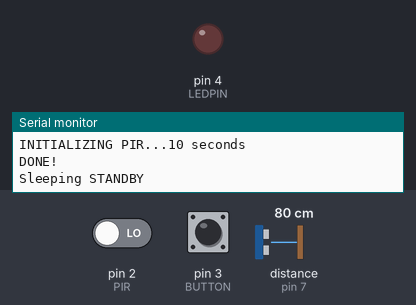
The sketch below on a simulated Arduino Uno, built with avr-gcc and run on an emulated ATmega328P. Shown: output pins drawn as LEDs (lit = HIGH), the last lines printed to the serial monitor. The test bench sets the inputs (shaded band); at power-on: pin 3 (BUTTON) LOW, pin 2 (PIR) LOW, distance to the obstacle (sensor on pin 7) 80 cm. The echo pulse lasts 58.3 µs per cm; sleep ends after the set time or at an interrupt; pins used as bus, display or sensor lines are not drawn.

Above: at 11.2 s.
11.3 s: pin 3 (BUTTON) pulled HIGH for 0.15 s
12.9 s: pin 2 (PIR) driven HIGH
At 13.7 s:
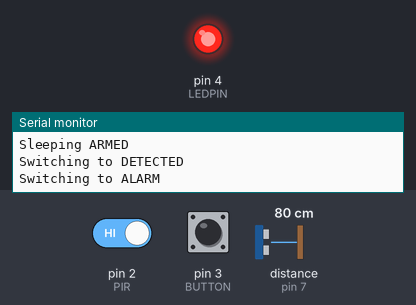
Timing chart, 0 to 15.9 s (numbered marks = the images above; inputs shaded):
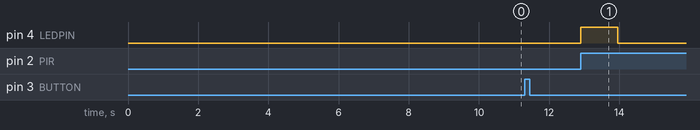

Measured:
- after the input at 12.9 s, pin 4 (LEDPIN): LOW → HIGH at once, → LOW 1.0 s later

The sketch:

sorveglianza_sleep.ino
```cpp
#include "Arduino.h"
#include "Setup.h"
#include "surveillanceLogic.h"

void setup()
{
  pinSetup();
}

void loop()
{
  switch(currentState){
    case STANDBY:
      standby();
      break;
    case ARMED:
      armed();
      break;
    case DETECTED:
      detected();
      break;
    case ALARM:
      alarm();
      break;
  }
}
```

Timer.cpp
```cpp
#include "Timer.h"
#include "Arduino.h"

volatile bool timerFlag;

ISR(TIMER1_COMPA_vect){
  timerFlag = true;
}

Timer::Timer(){
  timerFlag = false;
}

void Timer::setupFreq(int freq){

  // disabling interrupt
  cli();

  TCCR1A = 0; // set entire TCCR1A register to 0
  TCCR1B = 0; // same for TCCR1B
  TCNT1  = 0; //initialize counter value to 0

  /*
   * set compare match register
   *
   * OCR1A = (16*2^20) / (100*PRESCALER) - 1 (must be < 65536)
   *
   * assuming a prescaler = 1024 => OCR1A = (16*2^10)/freq
   */
  OCR1A = 16*1024/freq;
  // turn on CTC mode
  TCCR1B |= (1 << WGM12);
  // Set CS11 for 8 prescaler
  TCCR1B |= (1 << CS12) | (1 << CS10);
  // enable timer compare interrupt
  TIMSK1 |= (1 << OCIE1A);

  // enabling interrupt
  sei();

}

/* period in ms */
void Timer::setupPeriod(int period){

  // disabling interrupt
  cli();

  TCCR1A = 0; // set entire TCCR1A register to 0
  TCCR1B = 0; // same for TCCR1B
  TCNT1  = 0; //initialize counter value to 0

  /*
   * set compare match register
   *
   * OCR1A = (16*2^20) / (100*PRESCALER) - 1 (must be < 65536)
   *
   * assuming a prescaler = 1024 => OCR1A = (16*2^10)* period/1000 (being in ms)
   */
  OCR1A = 16.384*period;
  // turn on CTC mode
  TCCR1B |= (1 << WGM12);
  // Set CS11 for 8 prescaler
  TCCR1B |= (1 << CS12) | (1 << CS10);
  // enable timer compare interrupt
  TIMSK1 |= (1 << OCIE1A);

  // enabling interrupt
  sei();

}

void Timer::waitForNextTick(){
  /* wait for timer signal */
  while (!timerFlag){}
  timerFlag = false;

}
```

Timer.h
```cpp
#ifndef __TIMER__
#define __TIMER__

class Timer {

public:
  Timer();
  void setupFreq(int freq);
  /* period in ms */
  void setupPeriod(int period);
  void waitForNextTick();

};

extern volatile bool timerFlag;


#endif
```

interruptLogic.cpp
```cpp
#include "interruptLogic.h"
#include "Arduino.h"
#include "Setup.h"

void interruptRoutine() {
  wakeUp = true;
}

void enterPowerSaveMode(int wakeupPin, int mode) {
  wakeUp = false;

  set_sleep_mode(SLEEP_MODE_PWR_DOWN);
  sleep_enable();

  attachInterrupt(digitalPinToInterrupt(wakeupPin), interruptRoutine, mode);

  while(!wakeUp) {
    sleep_mode();
    sleep_cpu();
  }

  sleep_disable();
  detachInterrupt(digitalPinToInterrupt(wakeupPin));
}
```

interruptLogic.h
```cpp
#ifndef __INTERRUPTLOGIC__
#define __INTERRUPTLOGIC__

#include <avr/sleep.h>

void interruptRoutine();

void enterPowerSaveMode(int wakeupPin, int mode);

#endif
```

setup.cpp
```cpp
#include "Setup.h"
#include "Arduino.h"

Timer* timer = new Timer();
bool wakeUp = false;
SurveillanceStates currentState = STANDBY;

void pinSetup() {
    Serial.begin(9600);

    pinMode(TRIGPIN, OUTPUT);
    pinMode(ECHOPIN, INPUT);
    pinMode(PIR, INPUT);
    pinMode(LEDPIN, OUTPUT);
    pinMode(BUTTON, INPUT);

    Serial.println("INITIALIZING PIR...10 seconds");
    delay(10000);
    Serial.println("DONE!");
}
```

setup.h
```cpp
#ifndef __SETUP__
#define __SETUP__

#include "Timer.h"

// INTERRUPT 0...COSA FA LA FUNZIONE DIGITAL PIN TO INTERRUPT ?
#define PIR 2

// SPOSTARLO AL 3 !! IL 12 SUPPORTA INTERRUPT ?
// INTERRUPT 1...
#define BUTTON 3

#define LEDPIN 4
#define ECHOPIN 7
#define TRIGPIN 8
#define TIMER_PERIOD 5000

extern Timer* timer;
extern bool wakeUp;

enum SurveillanceStates { STANDBY, ARMED, DETECTED, ALARM };
extern SurveillanceStates currentState;

void pinSetup();

#endif
```

sonar.cpp
```cpp
#include "Sonar.h"
#include "Arduino.h"

float getDistance(int trigPin, int echoPin)
{
    /* invio impulso */
    digitalWrite(trigPin,LOW);
    delayMicroseconds(10);

    digitalWrite(trigPin,HIGH);
    delayMicroseconds(10);
    digitalWrite(trigPin,LOW);

    /* ricevi l’eco */
    long tUS = pulseInLong(echoPin, HIGH);

    double t = tUS / 1000.0 / 10.0 / 2;
    double d = t*vs;
    return d;
}
```

sonar.h
```cpp
#ifndef __SONAR__
#define __SONAR__

const double vs = 331.45 + 0.62*20;

float getDistance(int trigPin, int echoPin);

#endif
```

surveillanceLogic.cpp
```cpp
#include "surveillanceLogic.h"
#include "Sonar.h"

void standby() {
    Serial.println("Sleeping STANDBY");

    enterPowerSaveMode(BUTTON, RISING);

    if(wakeUp && digitalRead(BUTTON) == HIGH){
        currentState = ARMED;
        Serial.println("Switching to ARMED");
    }
}

void armed() {
    Serial.println("Sleeping ARMED");
    enterPowerSaveMode(PIR, RISING);

    if(wakeUp && digitalRead(PIR) == HIGH){
        currentState = DETECTED;
        Serial.println("Switching to DETECTED");
    }
}

void detected() {
    if(getDistance(TRIGPIN, ECHOPIN) < 100){
        currentState = ALARM;
        Serial.println("Switching to ALARM");
    }
}

void alarm() {
    digitalWrite(LEDPIN, HIGH);

    // ATTENZIONE
    // void Timer::waitForNextTick()
    //    while (!timerFlag){}
    //    timerFlag = false;
    timer->setupPeriod(TIMER_PERIOD);
    timerFlag = false;
    timer->waitForNextTick();

    currentState = STANDBY;
    digitalWrite(LEDPIN, LOW);
    Serial.println("Switching to STANDBY");
}
```

surveillanceLogic.h
```cpp
#ifndef __SURVEILLANCELOGIC__
#define __SURVEILLANCELOGIC__

#include "Setup.h"
#include "Arduino.h"
#include "interruptLogic.h"

void standby();

void armed();

void detected();

void alarm();

#endif
```
